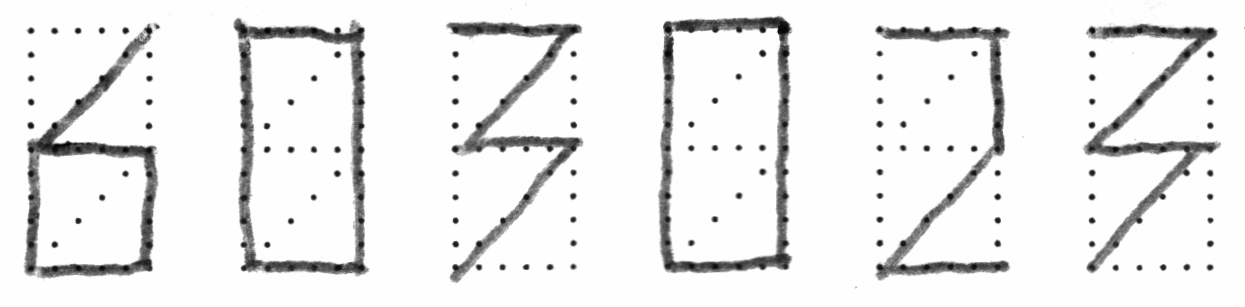
%> input picture Homework/Assignment_05/xcorr/unknown.jpg, 1245 x 307 px
$ octave assignment05.m   (GNU Octave 9; MATLAB toolbox functions it lacks are replaced by stand-ins)
%> lines starting %> are read from the running program, lines starting %| are printed output that depends on the picture; in (x1, y1, x2, y2) boxes, pixels count from 0 and x2, y2 are one past the last pixel; in counts of white or black regions, pixels touching at a corner belong together; the program's own positions count from 1
### Homework/Assignment_05/threshold_image.m
%% Function: threshold_image()

function BW = threshold_image(name)
%> called with name = 'xcorr/unknown.jpg'

    % Open image and turn to black & white. . .
    Igray = imread(name);
%> Igray is the input picture: size 307x1245 uint8; min 2, max 255, mean 235.7
    Ithresh = Igray > 175;
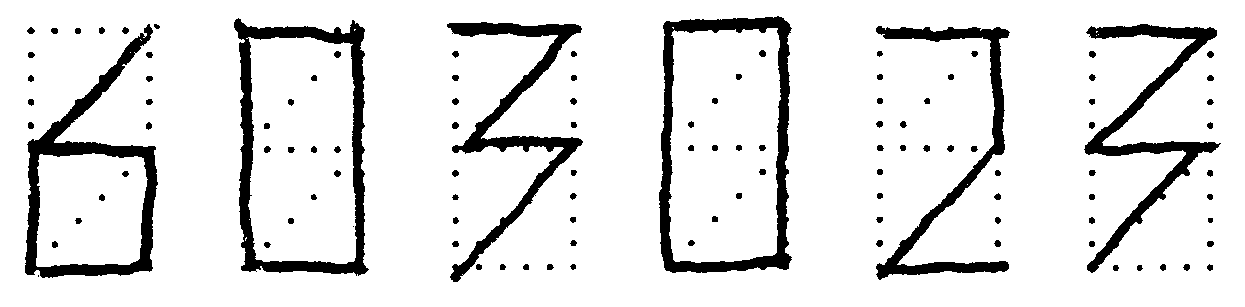
%> Ithresh: size 307x1245 logical; 89.1% white; 113 black regions (2 under 20 px), largest, box (x1, y1, x2, y2) and area: (234, 18, 369, 276) 7330, (659, 16, 792, 273) 7164, (25, 24, 158, 278) 6809
    BW = imcomplement(Ithresh);

    % Get rid of small amounts of sand . . .
    % Note: maybe don't need this
    SE = strel('disk', 2, 8);
    BW = imdilate(BW, SE);
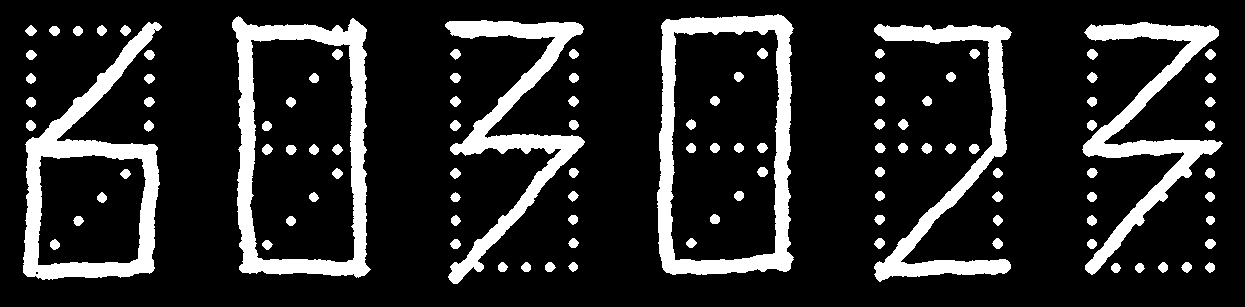
%> BW: size 307x1245 logical; 15.9% white; 109 white regions

end

### Homework/Assignment_05/process_objects.m
%% Function: process_objects()

function [subImages, subImagesScaled] = process_objects(BW)

    % Gathering objects using regionprops . . .
    [labels, ~] = bwlabel(BW, 8);
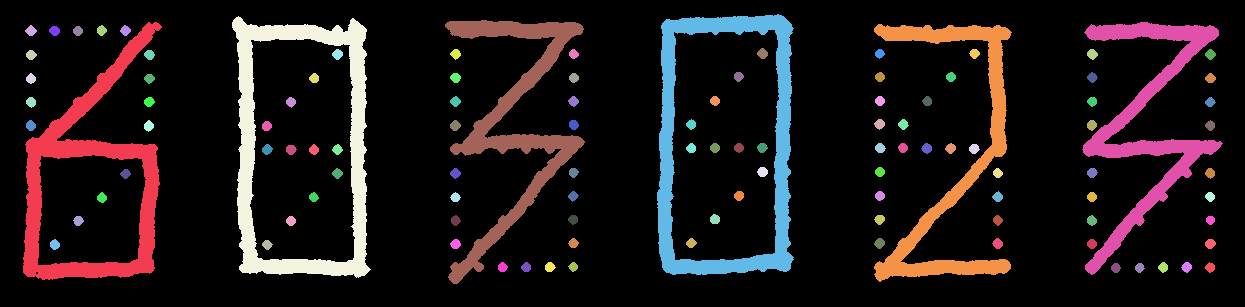
%> labels: size 307x1245 double; 110 distinct labels, from 0 to 109; one colour per label, 0 black
    Istats = regionprops(labels, 'basic', 'Centroid');
%> Istats = 109 regions; largest, box (x1, y1, x2, y2), Area and Centroid: (232, 16, 371, 278) 10202 [302.2 145.9], (657, 14, 794, 275) 9990 [727 144.8], (23, 22, 162, 280) 9307 [93 177.3], (445, 20, 585, 284) 8111 [515.3 124.2], (1082, 22, 1223, 275) 7779 [1148.8 123.9]

    % Cutting out smaller objects . . .
    Istats( [Istats.Area] < 1000 ) = [];
    num = length( Istats );
%> num = 6

    % Create bounding box around objects . . .
    Ibox = floor( [Istats.BoundingBox] );
%> Ibox = 24 values, max 1082 at index 21, min 14 at index 14, mean 242.5
    Ibox = reshape( Ibox, [4 num]);
%> Ibox = [23 232 445 657 874 1082; 22 16 20 14 24 22; 139 139 140 137 138 141; 258 262 264 261 258 253]

    % Plot bounding boxes . . .
    for k = 1 : num
        col_1 = Ibox(1, k);
        col_2 = col_1 + Ibox(3, k);
        row_1 = Ibox(2, k);
        row_2 = row_1 + Ibox(4, k);

        subImages{k} = BW( row_1:row_2, col_1:col_2 );
        subImagesScaled{k} = imresize(subImages{k}, [24 12]);
    end
%> this loop made 6 passes
%> (col_1, col_2, row_1, row_2) on passes 1 to 6: (23, 162, 22, 280), (232, 371, 16, 278), (445, 585, 20, 284), (657, 794, 14, 275), (874, 1012, 24, 282), (1082, 1223, 22, 275)
%> after the loop, subImages = 6 items; subImagesScaled = 6 items
end

### Homework/Assignment_05/assignment05.m
%% Assignment 5: Normalized Cross Correlation

close all; clc; clear all;

% Gathers BW image from location . . .
BW = threshold_image('xcorr/unknown.jpg');

% Provides a set of objects from BW image . . .
[~, UnknownImagesScaled] = process_objects(BW);
%> UnknownImagesScaled = 6 items

% [ Repeat with template ]
BW = threshold_image('xcorr/template.jpg');
%> call 2 of threshold_image, with name = 'xcorr/template.jpg'
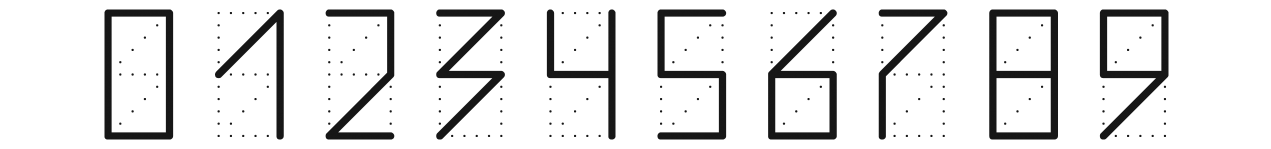
%> input picture Homework/Assignment_05/xcorr/template.jpg, 2542 x 298 px (shown at 1/2 size)
%> in threshold_image, Igray is the input picture: size 298x2542 uint8; min 20, max 255, mean 227.3
%> in threshold_image (call 2), `Ithresh = Igray > 175;`: Ithresh: size 298x2542 logical; 88% white; 195 black regions (128 under 20 px), largest, box (x1, y1, x2, y2) and area: (1978, 19, 2116, 279) 12295, (209, 19, 346, 279) 10305, (1536, 19, 1674, 279) 9728
%> in threshold_image (call 2), `BW = imcomplement(Ithresh);`:
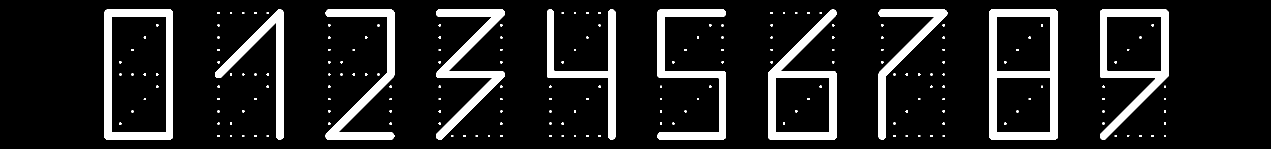
%> BW: size 298x2542 logical (shown at 1/2 size); 12% white; 195 white regions (128 under 20 px), largest, box (x1, y1, x2, y2) and area: (1978, 19, 2116, 279) 12295, (209, 19, 346, 279) 10305, (1536, 19, 1674, 279) 9728
%> in threshold_image (call 2), `BW = imdilate(BW, SE);`:
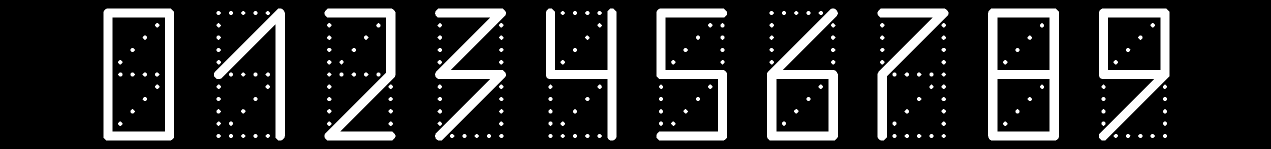
%> BW: size 298x2542 logical (shown at 1/2 size); 15.8% white; 195 white regions
[~, TemplateImagesScaled] = process_objects(BW);
%> in process_objects (call 2), `[labels, ~] = bwlabel(BW, 8);`:
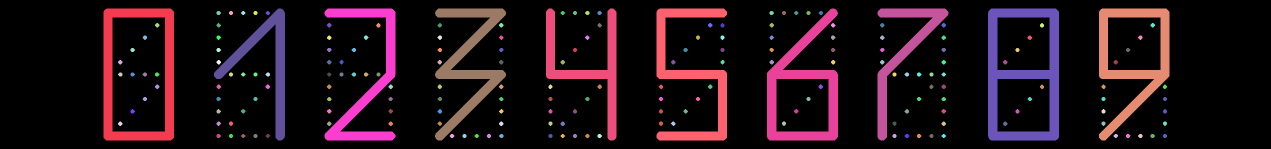
%> labels: size 298x2542 double (shown at 1/2 size); 196 distinct labels, from 0 to 195; one colour per label, 0 black
%> in process_objects (call 2), `Istats = regionprops(labels, 'basic', 'Centroid');`: Istats = 195 regions; largest, box (x1, y1, x2, y2), Area and Centroid: (1976, 17, 2118, 281) 15567 [2047.5 149.6], (207, 17, 348, 281) 13215 [278 149.6], (1534, 17, 1676, 281) 12114 [1607.1 177.8], (2198, 17, 2339, 281) 11773 [2267.2 121], (1313, 17, 1454, 281) 11262 [1384 149.6]
%> in process_objects (call 2), `num = length( Istats );`: num = 10
%> in process_objects (call 2), `Ibox = floor( [Istats.BoundingBox] );`: Ibox = 40 values, max 2198 at index 37, min 17 at index 2, mean 406.2
%> in process_objects (call 2), `Ibox = reshape( Ibox, [4 num]);`: Ibox = 10 columns, first 8: [207 428 649 870 1092 1313 1534 1755; 17 17 17 17 17 17 17 17; 141 142 142 142 141 141 142 142; 264 264 264 264 264 264 264 264]
%> the loop in process_objects (call 2), `for k = 1 : num` made 10 passes
%> (col_1, col_2) on passes 1 to 10: (207, 348), (428, 570), (649, 791), (870, 1012), (1092, 1233), (1313, 1454), (1534, 1676), (1755, 1897), (1976, 2118), (2198, 2339)
%> after the loop in process_objects (call 2), `for k = 1 : num`: subImages = 10 items
%> TemplateImagesScaled = 10 items

% Create empty arrays for storing max correlation and index . . .
maxCorr = [];
maxIndex = [];

% Goes through all images and templates to compare . . .
for i = UnknownImagesScaled
    corr = [];
    for j = TemplateImagesScaled
        % Finds how much the object correlates with the templates . . .
        value = normxcorr2(i{1}, j{1});
        corr(end + 1) = max(value(:));
    end

    % Stores maximum correlation and index . . .
    [maxCorr(end+1), maxIndex(end+1)] = max( corr(:) );
end
%> this loop made 6 passes
%> after the loop, corr = [0.433 0.366 0.447 0.724 0.267 0.463 0.433 0.52 0.433 0.504]; maxCorr = [0.759 0.64 0.694 0.702 0.599 0.724]; maxIndex = [7 1 4 1 3 4]

%%
% <include>process_objects.m</include>
%
% <include>threshold_image.m</include>

%%

% The post code (in our case) is the index - 1 . . .
postCode = maxIndex - 1
%> postCode = [6 0 3 0 2 3]
